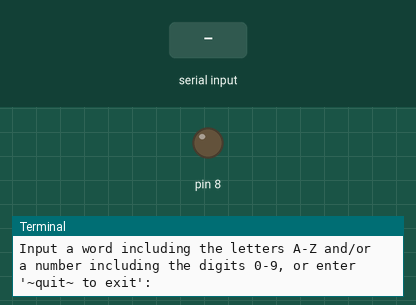
A program run on a simulated Raspberry Pi (header pin numbers). Parts: output pins drawn as LEDs (lit = HIGH), the last lines printed to the terminal. Inputs (shaded band) come from the test bench.

Above: at 1.2 s.
1.3 s: "." typed at the terminal, then Enter
At 2.6 s:
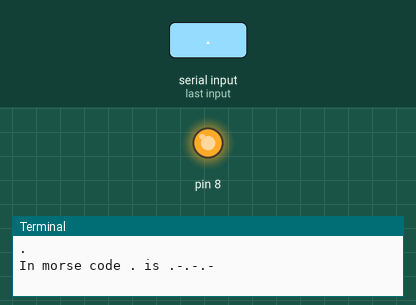
Timing chart, 0 to 7.9 s (numbered marks = the images above; inputs shaded):
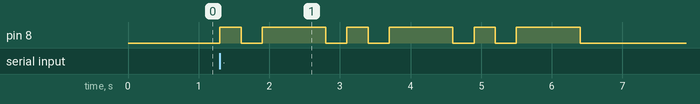

Measured:
- after the input at 1.3 s, pin 8: LOW → HIGH at once, then repeats every 1.8 s: LOW 0.30 s, HIGH 0.90 s, LOW 0.30 s, HIGH 0.30 s, until it stays LOW from 6.4 s

The program:

Main.py
```python
#A project that uses the Raspberry Pi and a LED to display morse code


import time
import RPi.GPIO as GPIO

#Sets the numbering style of the GPIO pins
GPIO.setmode(GPIO.BOARD)
#Sets up the pin the LED will use
GPIO.setup(8,GPIO.OUT)

#Blink intervals in seconds
SHORT_BLINK = 0.3
LONG_BLINK = SHORT_BLINK*3

#Dictionary of letters, numbers, and characters that map to the corresponding morse code sequences
morse = {
    " ":"       ",
    "A":".-",
    "B":"-...",
    "C":"-.-.",
    "D":"-..",
    "E":".",
    "F":"..-.",
    "G":"--.",
    "H":"....",
    "I":"..",
    "J":".---",
    "K":"-.-",
    "L":".-..",
    "M":"--",
    "N":"-.",
    "O":"---",
    "P":".--.",
    "Q":"--.-",
    "R":".-.",
    "S":"...",
    "T":"-",
    "U":"..-",
    "V":"...-",
    "W":".--",
    "X":"-..-",
    "Y":"-.--",
    "Z":"--..",
    "0":"-----",
    "1":".----",
    "2":"..---",
    "3":"...--",
    "4":"....-",
    "5":".....",
    "6":"-....",
    "7":"--...",
    "8":"---..",
    "9":"----.",
    ".":".-.-.-",
    ",":"--..--",
    ":":"---...",
    "?":"..--..",
    "'":".----.",
    "-":"-....-",
    "/":"-..-.",
    "@":".--.-.",
    "=":"-...-"
}


#converts a character to morse code using the dictionary
#returns None if the character is not in the dictionary
def toMorse(c):
    if c in morse:

        return morse[c];

    else:

        return None;


#translates a morse code sequence into the appropriate blinks of the LED
def blink(str):
    length = len(str)
    #print(length)

    for j in range(0,length):

        c = str[j]

        if c == ".":

            GPIO.output(8,True)
            time.sleep(SHORT_BLINK)
            GPIO.output(8,False)
            time.sleep(SHORT_BLINK)
            #print("short")
        if c == "-":

            GPIO.output(8,True)
            time.sleep(LONG_BLINK)
            GPIO.output(8,False)
            time.sleep(SHORT_BLINK)
            #print("long")
        if c == " ":

            GPIO.output(8,False)
            time.sleep(SHORT_BLINK)
            #print("space")

    return;


while True:

    seq = input("Input a word including the letters A-Z and/or a number including the digits 0-9,"
                " or enter '~quit~ to exit': ")

    if seq == "~quit~":
        break


    length = len(seq)

    result = ""

    for i in range(0, length):
        c = seq[i]

        #converts input into uppercase
        if c.isalpha():
            c = c.upper()
        #checks for invalid characters
        if(toMorse(c) is None):
            print("Invalid character entered")
            result = "not a valid sequence"
            break


        result = result + toMorse(c) + "   "

    print("In morse code " + seq + " is " + result)

    blink(result)
```
